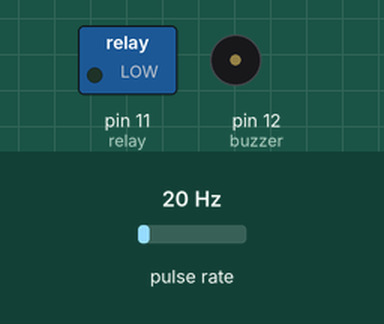
Simulated run of this sketch. Board: Arduino Uno, built with avr-gcc and run on an emulated ATmega328P. Parts: switched loads named in the sketch (green lamp = pin HIGH), buzzer (waves = sounding, pin HIGH). Wiring (inferred from the names in the program): pulse sensor: data pin 2. Inputs (shaded band) come from the test bench; at power-on: pulse rate 20 Hz. What the sketch prints to the serial monitor is not drawn.

Above: at 0.57 s.
Timing chart, 0 to 3.1 s (numbered marks = the images above):
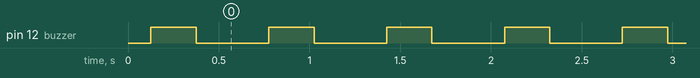

The sketch:

LaserWarn.ino
```cpp
int flow = 2;
int buzzer = 12;
int relay = 11;

const int rolling=10;
unsigned long duration;

float ratio;
float average;

void setup()
{
    Serial.begin(9600);
    pinMode(flow, INPUT);
    pinMode(buzzer, OUTPUT);
    pinMode(relay, OUTPUT);

    average = pulseIn(flow, HIGH, 200000);
    if (average == 0)
    {
        average = 200000;
    }
    ratio=(1.0/rolling);
}

void loop()
{
    duration = pulseIn(flow, HIGH, 200000);
    if (duration == 0)
    {
        duration = 200000;
    }
    average = (average*(1-ratio))+(duration*ratio);
    //average = 450; //debug
    if (average >= 5000)
    {
        kill(HIGH);
        alert(HIGH);
        Serial.print(average);
        Serial.println(" Danger");
    }
    else
    {
        kill(LOW);
        alert(LOW);
        Serial.print(average);
        Serial.println(" Safe");
    }
    delay(100);
}

void kill(bool Mode)
{
    if (Mode == HIGH)
    {
        digitalWrite(relay, LOW);
    }
    else
    {
        digitalWrite(relay, HIGH);
    }
}

void alert(bool Mode)
{
    if (Mode == HIGH)
    {
        digitalWrite(buzzer, HIGH);
        delay(250);
        digitalWrite(buzzer, LOW);
        delay(250);
    }
}
```

Measured:
- by itself, pin 12 (buzzer): alternates HIGH for 0.25 s and LOW for 0.40 s
